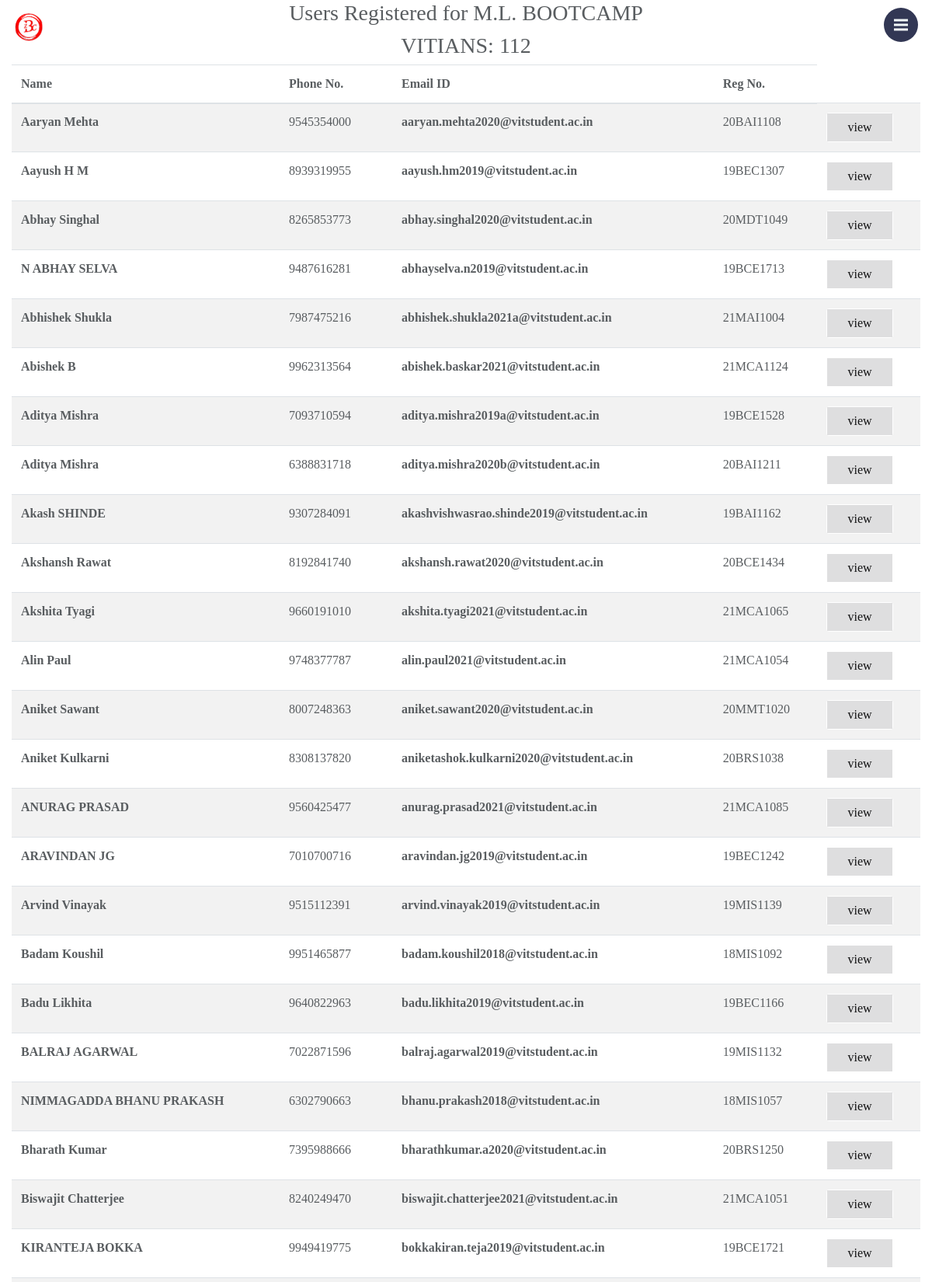
The page /events/user_registered26 (signed in, upper part) on the database its author committed.
### app1/models.py (models this page shows)
class Event(models.Model):
    event_name=models.CharField(max_length=50)
    event_start_date=models.DateTimeField(null=False)
    event_end_date=models.DateTimeField(null=False)
    event_details=models.CharField(max_length=5000)
    non_vitians=models.BooleanField(default=False)
    event_registation=models.CharField(max_length=1000,default="")
    event_image=models.ImageField(upload_to="event_photos/",null=True)
    registered_users=models.ManyToManyField('User',related_name='red_usr',blank=True)

class User(models.Model):
    user_first_name=models.CharField(max_length=50,null=False)
    user_last_name=models.CharField(max_length=50,null=False)
    user_email=models.EmailField(primary_key=True,null=False)
    user_DOB=models.DateField(null=False)
    user_password=models.CharField(max_length=100,null=False)
    user_phone=models.CharField(max_length=12,null=False)
    user_reg_no=models.CharField(max_length=10,null=False)
    is_admin=models.BooleanField(default=False)
    is_ffcs=models.BooleanField(default=False)
    user_join_date=models.DateTimeField(auto_now_add=True)
    user_post=models.CharField(max_length=50,default="user")
    user_github=models.CharField(max_length=5000,blank=True,null=True)
    user_linkedin=models.CharField(max_length=5000,blank=True,null=True)
    user_insta=models.CharField(max_length=5000,blank=True,null=True)
    user_profile_photo=models.ImageField(upload_to="profile/",blank=True,null=True)
    events_reg=models.ManyToManyField('Event',related_name="events_id",blank=True,null=True)
    user_Codechef_id=models.CharField(max_length=50,null=True,blank=True)
    user_Codeforces_id=models.CharField(max_length=50,null=True,blank=True)

### app1/views.py (the view)
# urls.py: path('events/user_registered<int:event_id>',views.user_registered, name='User_registered'),
def user_registered(request,event_id=0):
    print(event_id)
    if 'is_logedin' in request.session and request.session['is_admin']==True:
        event_det=Event.objects.get(pk=event_id)
        event_ph=Event_Photos.objects.filter(event_id=event_det)
        non_vit=Non_vitians.objects.all()
        contex={
            "event_id":event_id,
            "title":event_det.event_name,
            "desc":event_det.event_details,
            "start_dt":event_det.event_start_date,
            "start_dt_formated":datetime.strftime(event_det.event_start_date,'%Y-%m-%dT%H:%M') ,
            "end_dt":event_det.event_end_date,
            "end_dt_formated":datetime.strftime(event_det.event_end_date,'%Y-%m-%dT%H:%M') ,
            "reg_usr":event_det.registered_users.all(),
            "count_reg_usr": event_det.registered_users.all().count(),
            "event_link":event_det.event_registation,
            "MEDIA_URL":settings.MEDIA_URL,
            "non_vit":non_vit,
        }
    return render(request,'user_registered.html',context=contex)

### app1/templates/user_registered.html (shortened to what this page needs)
{% extends  'navbar_temp.html' %}
{% load static %}
{% block extra_css %}
<link rel="stylesheet" href="https://cdn.jsdelivr.net/npm/odometer@0.4.8/themes/odometer-theme-default.min.css">
<link rel="stylesheet" href="{% static 'css/admin_style.css' %}">
{% endblock %}
{% block navbar_wrap %}
<div class="dod" id="odometer">
    <div class="col-sm" id="registered_user">
            <h3 align="center">Users Registered for {{title}}</h3>
        <h3 align="center">VITIANS: {{count_reg_usr}}</h3>
            <table class="table table-striped registered_user_table">
                <thead>
                  <tr>
                    <th scope="col" style="left-margin">Name</th>
                    <th scope="col">Phone No.</th>
                    <th scope="col">Email ID</th>
                    <th scope="col">Reg No.</th>
                  </tr>
                </thead>
                <tbody>
                    {% for user in reg_usr %}
                  <tr>
                    <th scope="row">{{  user.user_first_name }} {{ user.user_last_name }}</th>
                    <td>{{ user.user_phone }}</td>
                      <th scope="row">{{ user.user_email }}</th>
                      <td>{{ user.user_reg_no }}</td>
                      <td><a href="{% url 'Profile' user_email=user.user_email %}">
                    <div class="box-3">
                        <div class="btn btn-three view_profie">
                            <span> view </span>
                        </div>
                    </div>
                </a>
                </td>
                  </tr>
                  {% endfor %}
                </tbody>
              </table>
        </div>
    </div>
{% endblock %}

### app1/static/css/nav_style.css (style rules this page uses)
*, *::after, *::before { -webkit-box-sizing: border-box; -moz-box-sizing: border-box; box-sizing: border-box; }
*::after, *::before { content: ""; }
html { max-width: 100vw !important; }
body { font-size: 100%; font-family: "Times", sans-serif; color: #595d60; background-color: #f2f8f8; overflow-x: hidden; }
a { color: #1e6074; text-decoration: none; }
html, body { height: 100%; }
.btn-three { color: black; -webkit-transition: all 0.5s; transition: all 0.5s; position: relative; padding-left: 2.2vw; padding-right: 2.2vw; }
.btn-three::before { content: ''; position: absolute; top: 0; left: 0; width: 100%; height: 100%; z-index: 1; background-color: rgba(89, 93, 96, 0.2); -webkit-transition: all 0.3s; transition: all 0.3s; }
.btn-three::after { content: ''; position: absolute; top: 0; left: 0; width: 100%; height: 100%; z-index: 1; opacity: 0; -webkit-transition: all 0.3s; transition: all 0.3s; border: 1px solid rgba(89, 93, 96, 0.5); -webkit-transform: scale(1.2, 1.2); transform: scale(1.2, 1.2); }

### app1/static/css/admin_style.css (style rules this page uses)
body { background-color: #ffff !important; }
.other_ports > .btn ,.btn-three { min-width: 15vw; width: auto; }
.view_profie { min-width:auto; margin: 0; background-color: #ffff; }

### rows shown on the page
Event: event_name "M.L. BOOTCAMP"
User: user_first_name "Aaryan", user_last_name "Mehta", user_phone "9545354000", user_email "aaryan.mehta2020@vitstudent.ac.in", user_reg_no "20BAI1108"
User: user_first_name "Aayush", user_last_name "H M", user_phone "8939319955", user_email "aayush.hm2019@vitstudent.ac.in", user_reg_no "19BEC1307"
User: user_first_name "Abhay", user_last_name "Singhal", user_phone "8265853773", user_email "abhay.singhal2020@vitstudent.ac.in", user_reg_no "20MDT1049"
User: user_first_name "N ABHAY", user_last_name "SELVA", user_phone "9487616281", user_email "abhayselva.n2019@vitstudent.ac.in", user_reg_no "19BCE1713"
User: user_first_name "Abhishek", user_last_name "Shukla", user_phone "7987475216", user_email "abhishek.shukla2021a@vitstudent.ac.in", user_reg_no "21MAI1004"
User: user_first_name "Abishek", user_last_name "B", user_phone "9962313564", user_email "abishek.baskar2021@vitstudent.ac.in", user_reg_no "21MCA1124"
User: user_first_name "Aditya", user_last_name "Mishra", user_phone "7093710594", user_email "aditya.mishra2019a@vitstudent.ac.in", user_reg_no "19BCE1528"
User: user_first_name "Aditya", user_last_name "Mishra", user_phone "6388831718", user_email "aditya.mishra2020b@vitstudent.ac.in", user_reg_no "20BAI1211"
User: user_first_name "Akash", user_last_name "SHINDE", user_phone "9307284091", user_email "akashvishwasrao.shinde2019@vitstudent.ac.in", user_reg_no "19BAI1162"
User: user_first_name "Akshansh", user_last_name "Rawat", user_phone "8192841740", user_email "akshansh.rawat2020@vitstudent.ac.in", user_reg_no "20BCE1434"
User: user_first_name "Akshita", user_last_name "Tyagi", user_phone "9660191010", user_email "akshita.tyagi2021@vitstudent.ac.in", user_reg_no "21MCA1065"
User: user_first_name "Alin", user_last_name "Paul", user_phone "9748377787", user_email "alin.paul2021@vitstudent.ac.in", user_reg_no "21MCA1054"
User: user_first_name "Aniket", user_last_name "Sawant", user_phone "8007248363", user_email "aniket.sawant2020@vitstudent.ac.in", user_reg_no "20MMT1020"
User: user_first_name "Aniket", user_last_name "Kulkarni", user_phone "8308137820", user_email "aniketashok.kulkarni2020@vitstudent.ac.in", user_reg_no "20BRS1038"
User: user_first_name "ANURAG", user_last_name "PRASAD", user_phone "9560425477", user_email "anurag.prasad2021@vitstudent.ac.in", user_reg_no "21MCA1085"
User: user_first_name "ARAVINDAN", user_last_name "JG", user_phone "7010700716", user_email "aravindan.jg2019@vitstudent.ac.in", user_reg_no "19BEC1242"
User: user_first_name "Arvind", user_last_name "Vinayak", user_phone "9515112391", user_email "arvind.vinayak2019@vitstudent.ac.in", user_reg_no "19MIS1139"
User: user_first_name "Badam", user_last_name "Koushil", user_phone "9951465877", user_email "badam.koushil2018@vitstudent.ac.in", user_reg_no "18MIS1092"
User: user_first_name "Badu", user_last_name "Likhita", user_phone "9640822963", user_email "badu.likhita2019@vitstudent.ac.in", user_reg_no "19BEC1166"
User: user_first_name "BALRAJ", user_last_name "AGARWAL", user_phone "7022871596", user_email "balraj.agarwal2019@vitstudent.ac.in", user_reg_no "19MIS1132"
User: user_first_name "NIMMAGADDA", user_last_name "BHANU PRAKASH", user_phone "6302790663", user_email "bhanu.prakash2018@vitstudent.ac.in", user_reg_no "18MIS1057"
User: user_first_name "Bharath", user_last_name "Kumar", user_phone "7395988666", user_email "bharathkumar.a2020@vitstudent.ac.in", user_reg_no "20BRS1250"
User: user_first_name "Biswajit", user_last_name "Chatterjee", user_phone "8240249470", user_email "biswajit.chatterjee2021@vitstudent.ac.in", user_reg_no "21MCA1051"
User: user_first_name "KIRANTEJA", user_last_name "BOKKA", user_phone "9949419775", user_email "bokkakiran.teja2019@vitstudent.ac.in", user_reg_no "19BCE1721"

### other values the page prints
{{ count_reg_usr }} "112"
